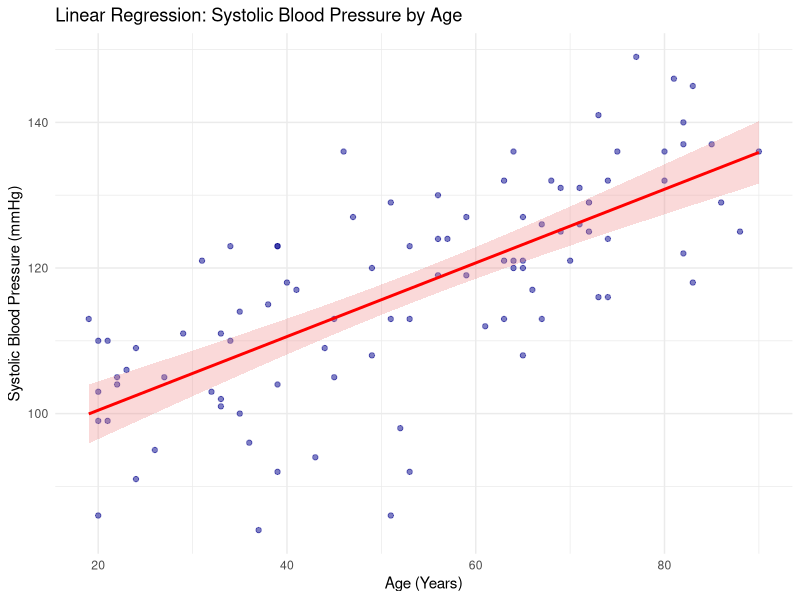
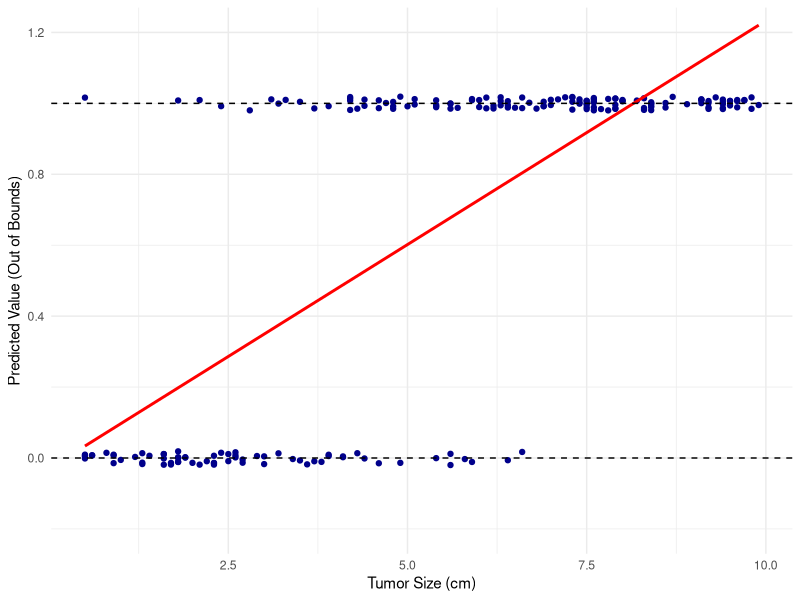
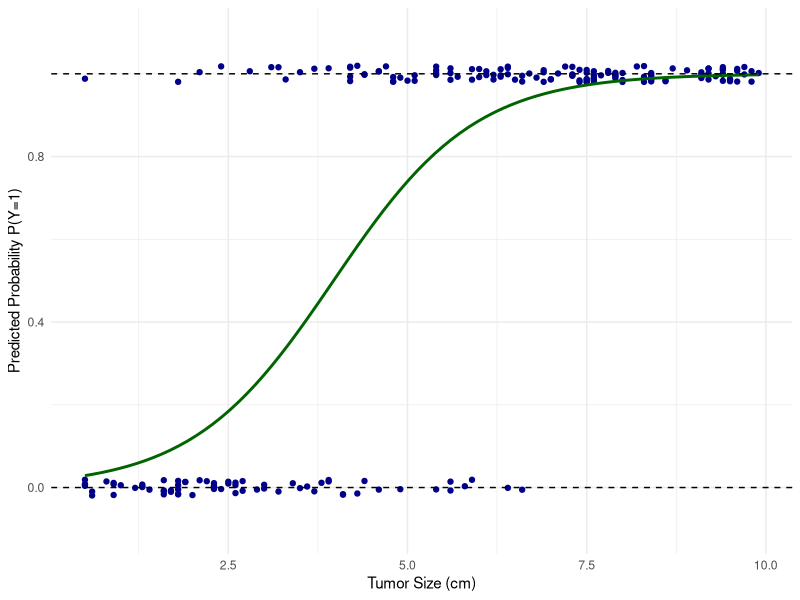

Here is the R script that generated these plots, in order:
## ---- chunk 1
#| label: load-synthetic-data3-local
#| message: false
#| echo: false

library(tidyverse)
library(broom)
# Read from local directory for site rendering
df <- read_csv("data/final_dataset.csv")
head(df)
## ---- chunk 2
df <- df %>% mutate(
  age = 2026 - year_of_birth,
  condition_status = if_else(is.na(condition_concept_id), 0, 1),
  exposure_status = if_else(is.na(drug_concept_id), 0, 1)
)
head(df)
## ---- chunk 3
t_result <- t.test(SBP ~ condition_status, data = df)
print(t_result)
## ---- chunk 4
# Execute One-Way ANOVA
anova_model <- aov(SBP ~ sex_at_birth, data = df)

# Output the ANOVA table (Degrees of freedom, Sum of Squares, F-value, p-value)
summary(anova_model)
## ---- chunk 5
# Generate the base R contingency table and pass it to the test
chi_sq_result <- chisq.test(table(df$condition_status, df$exposure_status))
print(chi_sq_result)
## ---- chunk 6
# Fit the linear model
lm_model <- lm(SBP ~ age, data = df)

# Base R summary (verbose)
summary(lm_model)
## ---- chunk 7
library(broom)
tidy(lm_model)
## ---- chunk 8
ggplot(df, aes(x = age, y = SBP)) +
  geom_point(alpha = 0.5, color = "darkblue") +
  geom_smooth(
    method = "lm", 
    color = "red", 
    fill = "lightcoral", 
    alpha = 0.3
  ) +
  labs(
    title = "Linear Regression: Systolic Blood Pressure by Age",
    x = "Age (Years)",
    y = "Systolic Blood Pressure (mmHg)"
  ) +
  theme_minimal()
## ---- chunk 9
lm_adj_model <- lm(SBP ~ age + sex_at_birth, data = df)
summary(lm_adj_model)
## ---- chunk 10
tidy(lm_adj_model)
## ---- chunk 11
#| include: false
# ######### comment out the whole thing once dataset is saved ##########
# # Generate tumor data for illustrating logistic regression
# set.seed(42)
# tumor_df <- tibble(
#   # Generate continuous tumor sizes between 0.5 and 10.0 cm
#   tumor_size_cm = round(runif(200, min = 0.5, max = 10.0), 1)
# ) %>%
#   mutate(
#     # Define the linear predictor (log-odds)
#     # Intercept = -5, Coefficient = 1.2
#     z = -5 + (1.2 * tumor_size_cm),
#     # Apply the inverse logit transformation to calculate probability
#     p_malignant = 1 / (1 + exp(-z)),
#     # Draw from a binomial distribution based on the calculated probability
#     malignant = rbinom(n(), size = 1, prob = p_malignant)
#   )
# # Save
# write_csv(tumor_df, "data/tumor.csv")
## ---- chunk 12
#| include: false
# Read in the tumor dataset without showing
tumor_df <- read_csv("data/tumor.csv")
## ---- chunk 13
#| echo: false
#| message: false
# Plotting the mathematically invalid linear fit
ggplot(tumor_df, aes(x = tumor_size_cm, y = malignant)) +
  geom_point(color = "darkblue", position = position_jitter(height = 0.02, width = 0)) +
  geom_smooth(method = "lm", color = "red", alpha = 0.3, se = FALSE) +
  # Expand y-axis limits to clearly show the line exceeding 0 and 1
  coord_cartesian(ylim = c(-0.2, 1.2)) +
  geom_hline(yintercept = c(0, 1), linetype = "dashed", color = "black") +
  labs(
    x = "Tumor Size (cm)",
    y = "Predicted Value (Out of Bounds)"
  ) +
  theme_minimal()
## ---- chunk 14
#| echo: false
#| message: false
# Plotting the valid logit-transformed S-curve
ggplot(tumor_df, aes(x = tumor_size_cm, y = malignant)) +
  geom_point(color = "darkblue", position = position_jitter(height = 0.02, width = 0)) +
  stat_smooth(
    method = "glm", 
    method.args = list(family = "binomial"), 
    color = "darkgreen", 
    alpha = 0.3,
    se = FALSE
  ) +
  coord_cartesian(ylim = c(-0.1, 1.1)) +
  geom_hline(yintercept = c(0, 1), linetype = "dashed", color = "black") +
  labs(
    x = "Tumor Size (cm)",
    y = "Predicted Probability P(Y=1)"
  ) +
  theme_minimal()
## ---- chunk 15
# Fit the multivariable logistic regression model
logistic_model <- glm(
  condition_status ~ exposure_status + age + sex_at_birth,
  data = df,
  family = "binomial"
)
summary(logistic_model)
## ---- chunk 16
# Extract exponentiated coefficients (adjusted Odds Ratios) and CIs
library(broom)
tidy_results <- tidy(
  logistic_model,
  exponentiate = TRUE,
  conf.int = TRUE
)
print(tidy_results)
